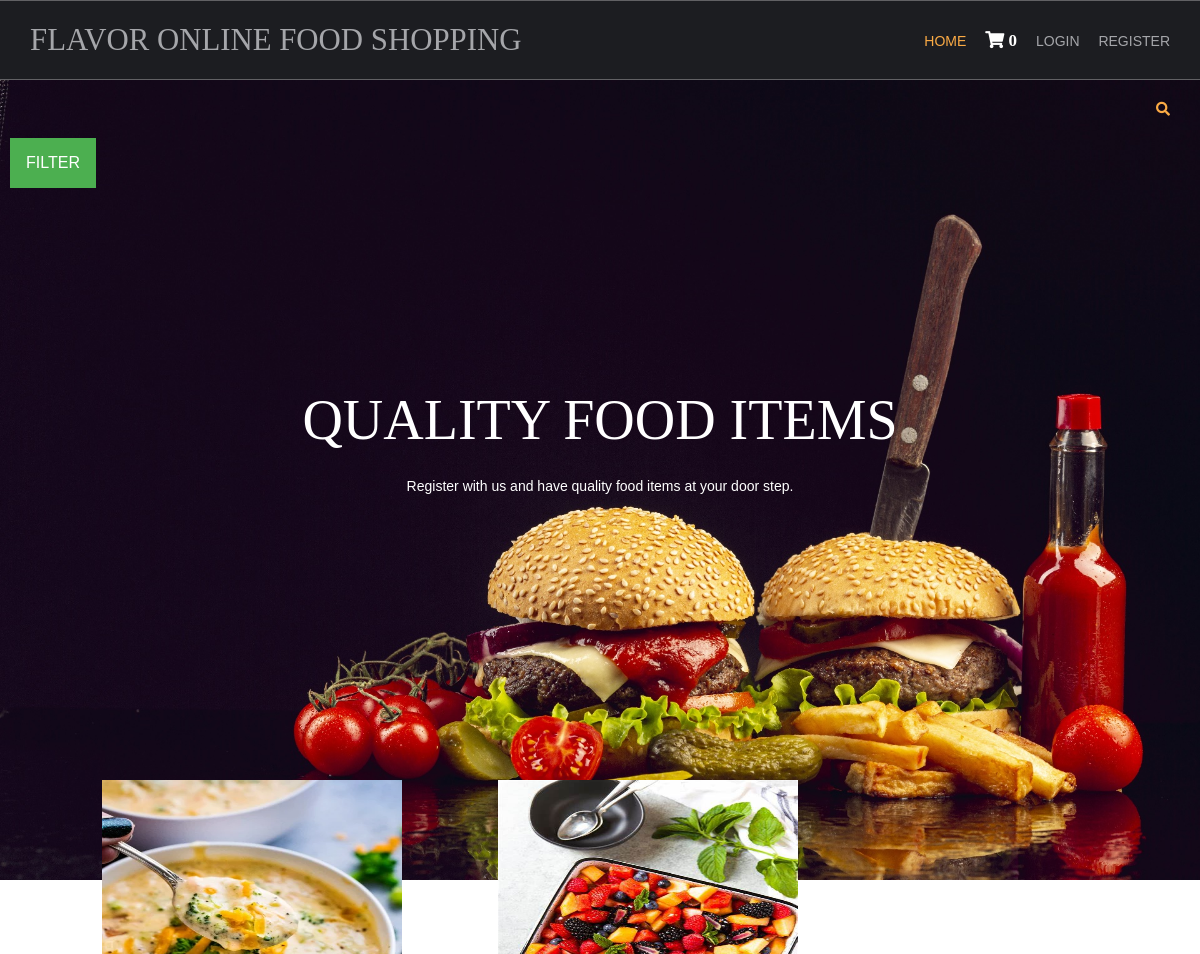
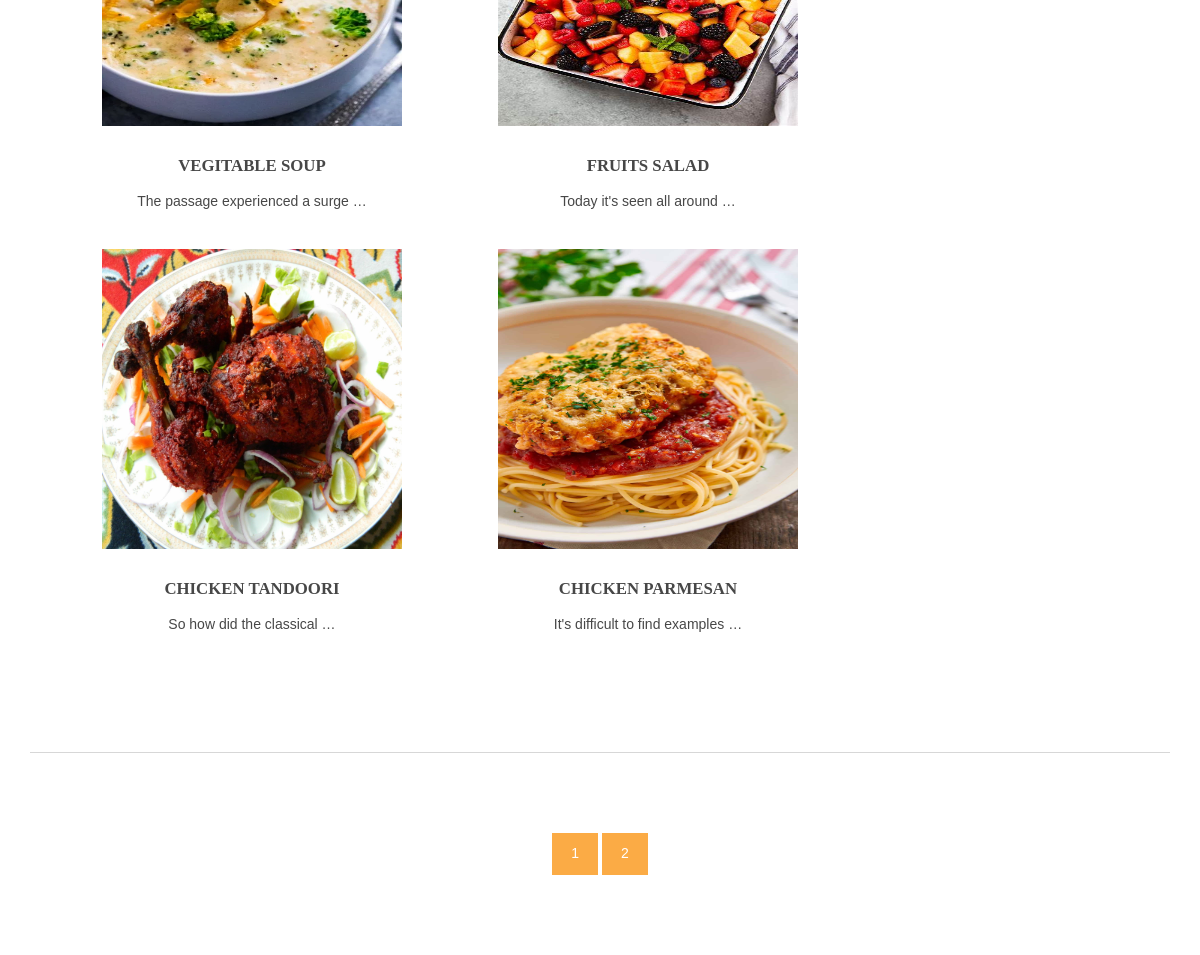
The page / on the database its author committed (2 pictures, top to bottom).
### shop/models.py (models this page shows, shortened)
class Products(models.Model):
    name=models.CharField(max_length=150,unique=True)
    slug=models.SlugField(max_length=250,unique=True)
    img=models.ImageField(upload_to='product')
    desc=models.TextField()
    stock=models.IntegerField()
    available=models.BooleanField()
    price=models.IntegerField()
    category=models.ForeignKey(categ,on_delete=models.CASCADE)
    def get_url(self):
        return reverse('details',args=[self.category.slug,self.slug])

### shop/views.py (the view)
# urls.py: 2. Add a URL to urlpatterns:  path('', views.home, name='home')
def home(request,c_slug=None):
    c_page=None
    prodt=None
    if c_slug!=None:
        c_page=get_object_or_404(categ,slug=c_slug)
        prodt=Products.objects.filter(category=c_page,available=True)
    else:
        prodt=Products.objects.all().filter(available=True)
    cat=categ.objects.all()
    paginator=Paginator(prodt,4)
    try:
        page=int(request.GET.get('page','1'))
    except:
        page=1
    try:
        pro=paginator.page(page)
    except(EmptyPage,InvalidPage):
        pro=paginator.page(paginator.num_pages)
    return render(request,'index.html',{'pr':prodt,'ct':cat,'pg':pro})

### cart/context_processor.py (called while the page is built)
def count(request):
    item_count=0;
    if 'admin' in request.path:
        return{}
    else:
        try:
            ct=Cartlist.objects.filter(cart_id=c_id(request))
            cti=items.objects.all().filter(cart=ct[:1])
            for c in cti:
                item_count+=c.quan
        except Cartlist.DoesNotExist:
            item_count=0
        return dict(itc=item_count)

### cart/views.py (called while the page is built)
def c_id(request):
    ct_id=request.session.session_key
    if not ct_id:
        ct_id=request.session.create()
    return ct_id

### shop/models.py (called while the page is built)
    def get_url(self):
        return reverse('prod_cat',args=[self.slug])

### templates/index.html (shortened to what this page needs)
{% extends 'base.html' %}
{% load static %}
{% block content %}
<html lang="">
<head>
<link href="{% static 'hm/layout/styles/layout.css'%}" rel="stylesheet" type="text/css" media="all">
</head>
<body id="top">
<div class="abcd" style="background-image:url({% static 'hm/images/demo/backgrounds/bg.jpg'%});">
  <div class="wrapper row0">
    <div id="topbar" class="hoc clear">
  <div class="fl_right">
    <ul class="nospace">
      <li id="searchform">
      </li>
    </ul>
  </div>
</div>
<div class="dropdown">
  <button class="dropbtn">FILTER</button>
</div>
  </div>
  <div id="pageintro" class="hoc clear">
    <article>
      <h3 class="heading">quality food items</h3>
      <p>Register with us and have quality food items at your door step.</p>
    </article>
  </div>
</div>
<div class="wrapper row3">
  <main class="hoc container clear">
        <section id="introblocks">
      <ul class="nospace group btmspace-80">
        {% for i in pg.object_list %}
        <li class="one_third">
          <figure><a class="imgover" href="{{i.get_url}}"><img src="{{i.img.url}}" alt="" style="height: 300;width :300;"></a>
            <figcaption>
              <h6 class="heading">{{i.name}}</h6>
              <p>{{i.desc|truncatewords:5}}</p>
              <br>
            </figcaption>
          </figure>
        </li>
        {% endfor %}
      </ul>
    </section>
    <hr class="btmspace-80">
    <center>
      {% for p in pg.paginator.page_range %}
      <a href="?page={{p}}" class="btn btn-light btn-sm {% if pg.number == p %} active {% endif %}">{{p}}</a>
      {% endfor %}
</center>
  </main>
</div>
</body>
</html>
{% endblock %}

### templates/base.html (shortened to what this page needs)
{% load static %}
<html lang="">
<head>
<link href="{% static 'hm/layout/styles/layout.css'%}" rel="stylesheet" type="text/css" media="all">
</head>
<body id="top">
  <div class="wrapper row1">
    <header id="header" class="hoc clear">
      <div id="logo" class="fl_left">
        <h1><a href="/">flavor online food shopping</a></h1>
      </div>
      <nav id="mainav" class="fl_right">
        <ul class="clear">
          <li class="active"><a href="/">Home</a></li>
          <li><a class="active" href="{% url 'cartDetails' %}"><i class='fas fa-shopping-cart' style='font-size:17px ;color: white;'>&nbsp;{{itc}}</i></a></li>
          {% if user.is_authenticated %}
									Hii  {{user.username}}
          <li><a class="active" href="accounts/logout">Logout</a></li>
          {% else %}
          <li><a class="active" href="accounts/login">Login</a></li>
          <li><a class="active" href="accounts/register">Register</a></li>
          {% endif %}
        </ul>
      </nav>
    </header>
  </div>
{% block content %}
{% endblock %}
</body>
</html>

### static/hm/layout/styles/layout.css (style rules this page uses)
.row1 { border:solid; border-width:1px 0; }
#topbar { padding:20px 0; font-size:.8rem; text-transform:uppercase; }
#topbar ul li { display:inline-block; margin-right:15px; }
#topbar ul li:last-child { margin-right:0; padding-right:0; border-right:none; }
#topbar #searchform { position:relative; line-height:1; z-index:9999; }
#topbar #searchform::after { display:block; height:18px; line-height:18px; padding:0; font-family:"Font Awesome\ 5 Free"; font-weight:900; font-size:1rem; content:"\f002"; }
#topbar #searchform ::placeholder { text-transform:capitalize; }
#header #logo { margin:22px 0 0 0; }
#header #logo h1 { margin:0; padding:0; font-size:2.2rem; text-transform:uppercase; }
#pageintro { padding:200px 0 300px; }
#pageintro article, #pageintro article p { display:block; max-width:75%; margin:0 auto; text-align:center; }
#pageintro article p { max-width:65%; line-height:2rem; }
#pageintro .heading { margin-bottom:20px; font-size:4rem; }
.container { padding:80px 0; }
#introblocks { display:block; position:relative; margin:-180px 0 0 0; z-index:1; text-align:center; }
#introblocks figure figcaption { display:block; padding:30px 0 0 0; text-align:center; }
#introblocks figure figcaption .heading { font-size:1.2rem; font-weight:700; margin-bottom:0; }
*, *::before, *::after { transition:all .3s ease-in-out; }
nav ul, nav ol { margin:0; padding:0; list-style:none; }
#mainav, #breadcrumb, .sidebar nav { line-height:normal; }
#mainav ul { text-transform:uppercase; }
#mainav li { display:inline-block; position:relative; margin:0 15px 0 0; padding:0; }
#mainav li:last-child { margin-right:0; }
#mainav li a { display:block; padding:30px 0; }
body { color:#A5A6AA; background-color:#1C1D21; }
a { color:#FBAB45; }
hr, .borderedbox { border-color:#D7D7D7; }
.btn, .btn.inverse:hover { color:#FFFFFF; background-color:#FBAB45; border-color:#FBAB45; }
.imgover, .imgover:hover::after { color:#FFFFFF; }
.row1 { border-color:rgba(255,255,255,.3); }
.row3 { color:#474747; background-color:#FFFFFF; }
#topbar #searchform { color:#FBAB45; }
#header #logo h1 a { color:inherit; }
#pageintro { color:#FFFFFF; }
#mainav li a { color:inherit; }
#mainav .active a, #mainav a:hover, #mainav li:hover > a { color:#FBAB45; background-color:inherit; }
@media screen and (min-width:1140px) { .hoc { max-width:1140px; } }

### templates/index.html (style rules this page uses)
.dropbtn { background-color: #4CAF50; color: white; padding: 16px; font-size: 16px; border: none; cursor: pointer; }
.dropdown { position: relative; display: inline-block; padding-left: 10px; }
.abcd { height: 100%; background-position: center; background-repeat: no-repeat; background-size: cover; }

### rows shown on the page
Products: img (picture), name "VEGITABLE SOUP", desc "The passage experienced a surge …"
Products: img (picture), name "FRUITS SALAD", desc "Today it's seen all around …"
Products: img (picture), name "CHICKEN TANDOORI", desc "So how did the classical …"
Products: img (picture), name "CHICKEN PARMESAN", desc "It's difficult to find examples …"

### other values the page prints
{{ itc }} "0"
{{ p }} "1" "2"
